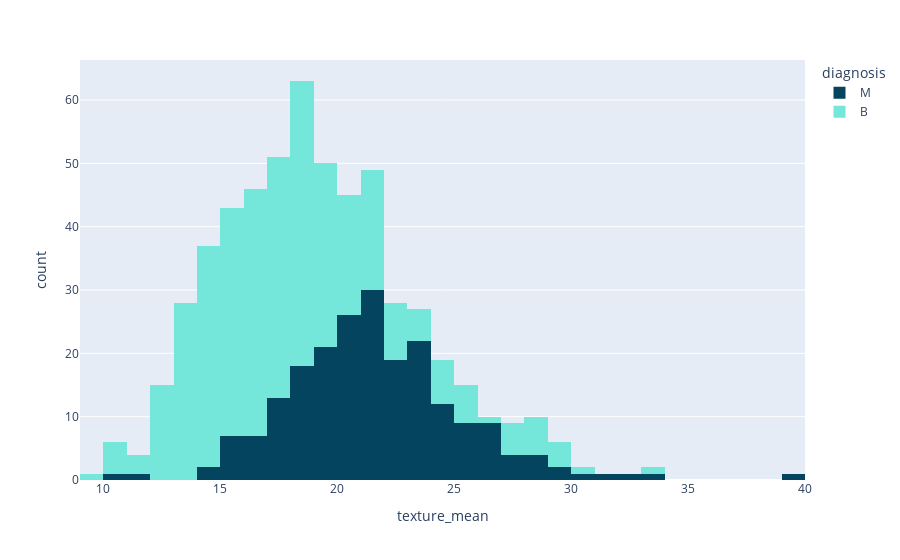

This figure's notebook cell:
### Code cell
px.histogram(data_frame=df,x='texture_mean',color='diagnosis',color_discrete_sequence=['#05445E','#75E6DA'])

### Figure 1 — Plotly figure (JSON) as saved in the notebook; plotly's stock layout.template omitted (floating-point values rounded to 4 significant figures; data arrays with more than 128 entries replaced by an {"elided": "..."} marker saying what was removed)
{"data": [{"bingroup": "x", "hovertemplate": "diagnosis=M<br>texture_mean=%{x}<br>count=%{y}<extra></extra>", "legendgroup": "M", "marker": {"color": "#05445E", "pattern": {"shape": ""}}, "name": "M", "orientation": "v", "showlegend": true, "type": "histogram", "x": {"elided": "212 float values"}, "xaxis": "x", "yaxis": "y"}, {"bingroup": "x", "hovertemplate": "diagnosis=B<br>texture_mean=%{x}<br>count=%{y}<extra></extra>", "legendgroup": "B", "marker": {"color": "#75E6DA", "pattern": {"shape": ""}}, "name": "B", "orientation": "v", "showlegend": true, "type": "histogram", "x": {"elided": "357 float values"}, "xaxis": "x", "yaxis": "y"}], "layout": {"barmode": "relative", "legend": {"title": {"text": "diagnosis"}, "tracegroupgap": 0}, "margin": {"t": 60}, "xaxis": {"anchor": "y", "domain": [0, 1], "title": {"text": "texture_mean"}}, "yaxis": {"anchor": "x", "domain": [0, 1], "title": {"text": "count"}}}}
